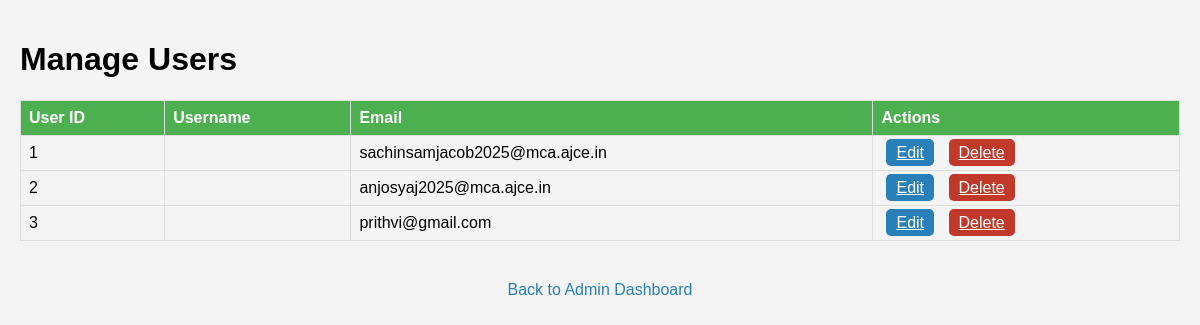
The page /manage-users on the database its author committed.
### accounts/models.py (models this page shows, shortened)
class User(AbstractUser):
    is_email_verified = models.BooleanField(default=False)
    email_verification_token = models.UUIDField(default=uuid.uuid4, editable=False)
    groups = models.ManyToManyField(
        'auth.Group',
        related_name='custom_user_set',
        blank=True,
        help_text='The groups this user belongs to.',
        verbose_name='groups',
    )
    user_permissions = models.ManyToManyField(
        'auth.Permission',
        related_name='custom_user_set',
        blank=True,
        help_text='Specific permissions for this user.',
        verbose_name='user permissions',
    )

### accounts/views.py (the view)
# urls.py: path('manage-users', views.manage_users, name='manage_users'),
def manage_users(request):
    users = User.objects.exclude(email="carefusion.ai@gmail.com")
    return render(request, 'Admin/manage_users.html', {'users': users})

### templates/Admin/manage_users.html (shortened to what this page needs)
<!DOCTYPE html>
<html lang="en">
  <head>
  </head>
  <body>
    <h1>Manage Users</h1>
    <table>
      <thead>
        <tr>
          <th>User ID</th>
          <th>Username</th>
          <th>Email</th>
          <th>Actions</th>
        </tr>
      </thead>
      <tbody>
        {% for user in users %}
        <tr>
          <td>{{ user.id }}</td>
          <td>{{ user.username }}</td>
          <td>{{ user.email }}</td>
          <td>
            <a href="{% url 'edit_user' user.id %}" class="btn btn-edit"
              >Edit</a
            >
            <a href="{% url 'delete_user' user.id %}" class="btn btn-delete"
              >Delete</a
            >
          </td>
        </tr>
        {% endfor %}
      </tbody>
    </table>
    <center>
      <a id="back" href="{% url 'admin_dashboard' %}"
        >Back to Admin Dashboard</a
      >
    </center>
  </body>
</html>

### templates/Admin/manage_users.html (style rules this page uses)
body { font-family: Arial, sans-serif; background-color: #f4f4f4; margin: 0; padding: 20px; }
table { width: 100%; border-collapse: collapse; margin-bottom: 20px; }
th, td { border: 1px solid #ddd; padding: 8px; text-align: left; }
th { background-color: #4caf50; color: white; }
.btn { padding: 5px 10px; border: none; border-radius: 5px; cursor: pointer; margin: 5px; }
.btn-edit { background-color: #2980b9; color: white; }
.btn-delete { background-color: #c0392b; color: white; }
#back { display: inline-block; margin-top: 20px; text-decoration: none; color: #2980b9; font-weight: 500; }

### rows shown on the page
User: id "1", email "sachinsamjacob2025@mca.ajce.in"
User: id "2", email "anjosyaj2025@mca.ajce.in"
User: id "3", email "prithvi@gmail.com"
